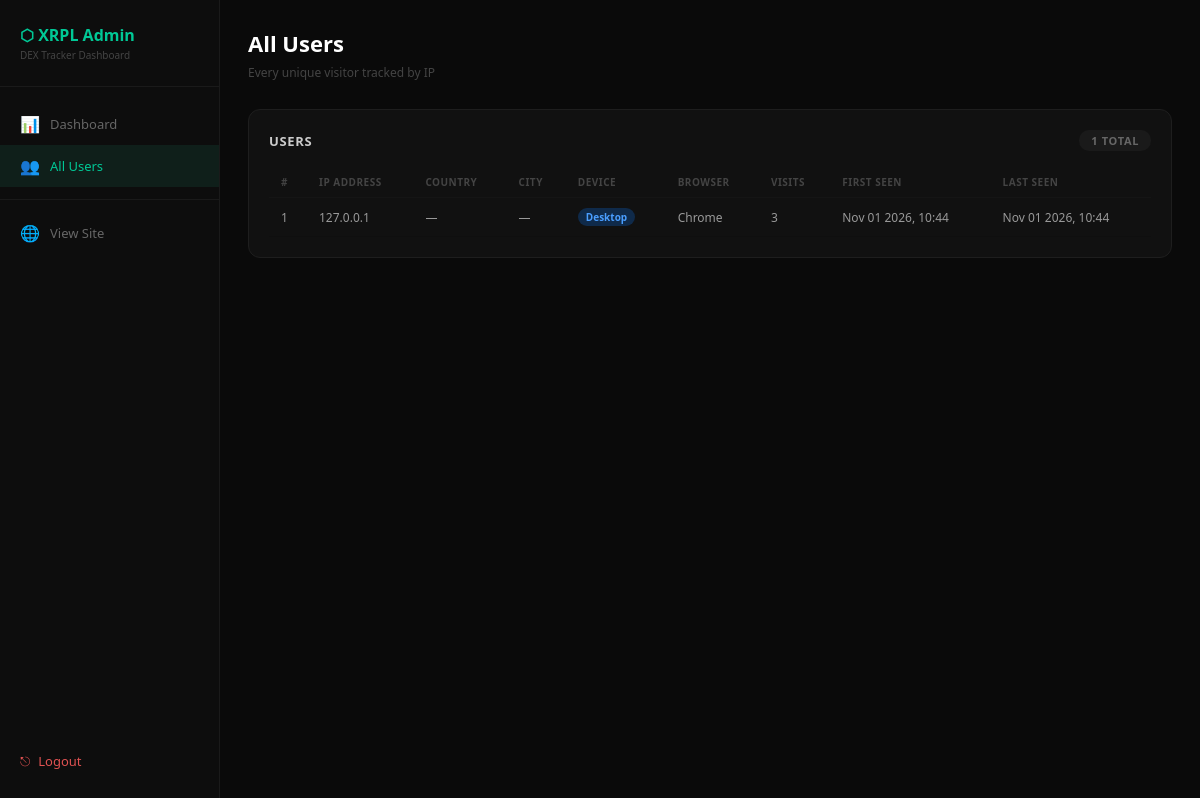
The app's page /admin/users (signed in) with its own data.
### models.py (models this page shows)
class User(db.Model):
    id = db.Column(db.Integer, primary_key=True)
    ip = db.Column(db.String(64), unique=True)
    country = db.Column(db.String(64))
    city = db.Column(db.String(64))
    device = db.Column(db.String(128))
    browser = db.Column(db.String(128))
    first_seen = db.Column(db.DateTime, default=datetime.utcnow)
    last_seen = db.Column(db.DateTime, default=datetime.utcnow)
    visit_count = db.Column(db.Integer, default=1)

### app.py (the view)
@app.route("/admin/users")
def admin_users():
    if not session.get('admin'):
        return redirect(url_for('admin_login'))
    page = int(request.args.get('page', 1))
    users = User.query.order_by(User.last_seen.desc()).paginate(
        page=page, per_page=50, error_out=False
    )
    return render_template("admin/users.html", users=users)

### templates/admin/users.html (shortened to what this page needs)
<!DOCTYPE html>
<html lang="en">
<head>
</head>
<body>
  <div class="sidebar">
    <div class="sidebar-logo">
      <div class="sidebar-logo-text">⬡ XRPL Admin</div>
      <div class="sidebar-logo-sub">DEX Tracker Dashboard</div>
    </div>
    <a href="/admin/dashboard" class="nav-item">
      <span class="nav-icon">📊</span> Dashboard
    </a>
    <a href="/admin/users" class="nav-item active">
      <span class="nav-icon">👥</span> All Users
    </a>
    <div class="nav-divider"></div>
    <a href="/" class="nav-item">
      <span class="nav-icon">🌐</span> View Site
    </a>
    <a href="/admin/logout" class="logout-btn">
      <span>⎋</span> Logout
    </a>
  </div>
  <div class="main">
    <div class="page-title">All Users</div>
    <div class="page-sub">Every unique visitor tracked by IP</div>
    <div class="card">
      <div class="card-title">
        Users
        <span class="total-badge">{{ users.total }} total</span>
      </div>
      <table>
        <thead>
          <tr>
            <th>#</th>
            <th>IP Address</th>
            <th>Country</th>
            <th>City</th>
            <th>Device</th>
            <th>Browser</th>
            <th>Visits</th>
            <th>First Seen</th>
            <th>Last Seen</th>
          </tr>
        </thead>
        <tbody>
          {% for user in users.items %}
          <tr>
            <td>{{ user.id }}</td>
            <td>{{ user.ip }}</td>
            <td>{{ user.country or '—' }}</td>
            <td>{{ user.city or '—' }}</td>
            <td>
              <span class="badge badge-{{ user.device|lower }}">
                {{ user.device }}
              </span>
            </td>
            <td>{{ user.browser }}</td>
            <td>{{ user.visit_count }}</td>
            <td>{{ user.first_seen.strftime('%b %d %Y, %H:%M') }}</td>
            <td>{{ user.last_seen.strftime('%b %d %Y, %H:%M') }}</td>
          </tr>
          {% else %}
          <tr>
            <td colspan="9" style="text-align:center; color:#333; padding:30px;">
              No users yet
            </td>
          </tr>
          {% endfor %}
        </tbody>
      </table>
    </div>
  </div>
</body>
</html>

### templates/admin/users.html (style rules this page uses)
* { margin: 0; padding: 0; box-sizing: border-box; }
body { background: #0a0a0a; color: #d0d0d0; font-family: 'Segoe UI', sans-serif; min-height: 100vh; }
.sidebar { position: fixed; top: 0; left: 0; width: 220px; height: 100vh; background: #0d0d0d; border-right: 1px solid #1a1a1a; padding: 24px 0; z-index: 100; }
.sidebar-logo { padding: 0 20px 24px; border-bottom: 1px solid #1a1a1a; margin-bottom: 16px; }
.sidebar-logo-text { font-size: 16px; font-weight: 800; color: #00c896; }
.sidebar-logo-sub { font-size: 10px; color: #444; margin-top: 2px; }
.nav-item { display: flex; align-items: center; gap: 10px; padding: 10px 20px; color: #666; font-size: 13px; cursor: pointer; text-decoration: none; transition: all 0.15s; }
.nav-item.active { color: #00c896; background: #0f1f1a; }
.nav-icon { font-size: 16px; width: 20px; text-align: center; }
.nav-divider { border-top: 1px solid #1a1a1a; margin: 12px 0; }
.main { margin-left: 220px; padding: 28px; }
.page-title { font-size: 22px; font-weight: 800; color: #fff; margin-bottom: 6px; }
.page-sub { font-size: 12px; color: #444; margin-bottom: 28px; }
.card { background: #111; border: 1px solid #1e1e1e; border-radius: 12px; padding: 20px; }
.card-title { font-size: 13px; font-weight: 700; color: #ccc; margin-bottom: 16px; text-transform: uppercase; letter-spacing: 0.05em; display: flex; justify-content: space-between; align-items: center; }
.total-badge { background: #1a1a1a; border-radius: 10px; padding: 3px 12px; font-size: 11px; color: #666; }
table { width: 100%; border-collapse: collapse; }
th { text-align: left; font-size: 10px; color: #444; text-transform: uppercase; letter-spacing: 0.05em; padding: 8px 12px; border-bottom: 1px solid #151515; }
td { padding: 10px 12px; font-size: 12px; color: #999; border-bottom: 1px solid #0f0f0f; }
.badge { display: inline-block; padding: 2px 8px; border-radius: 10px; font-size: 10px; font-weight: 600; }
.badge-desktop { background: #0f2a4a; color: #4a9eff; }
.logout-btn { display: flex; align-items: center; gap: 8px; padding: 10px 20px; color: #e05252; font-size: 13px; cursor: pointer; text-decoration: none; position: absolute; bottom: 20px; width: 100%; }

### records on screen
User: id "1", ip "127.0.0.1", country "—", city "—", device "Desktop", browser "Chrome", visit_count "3", first_seen "Nov 01 2026, 10:44", last_seen "Nov 01 2026, 10:44"

### other values on screen
{{ users.total }} "1"
